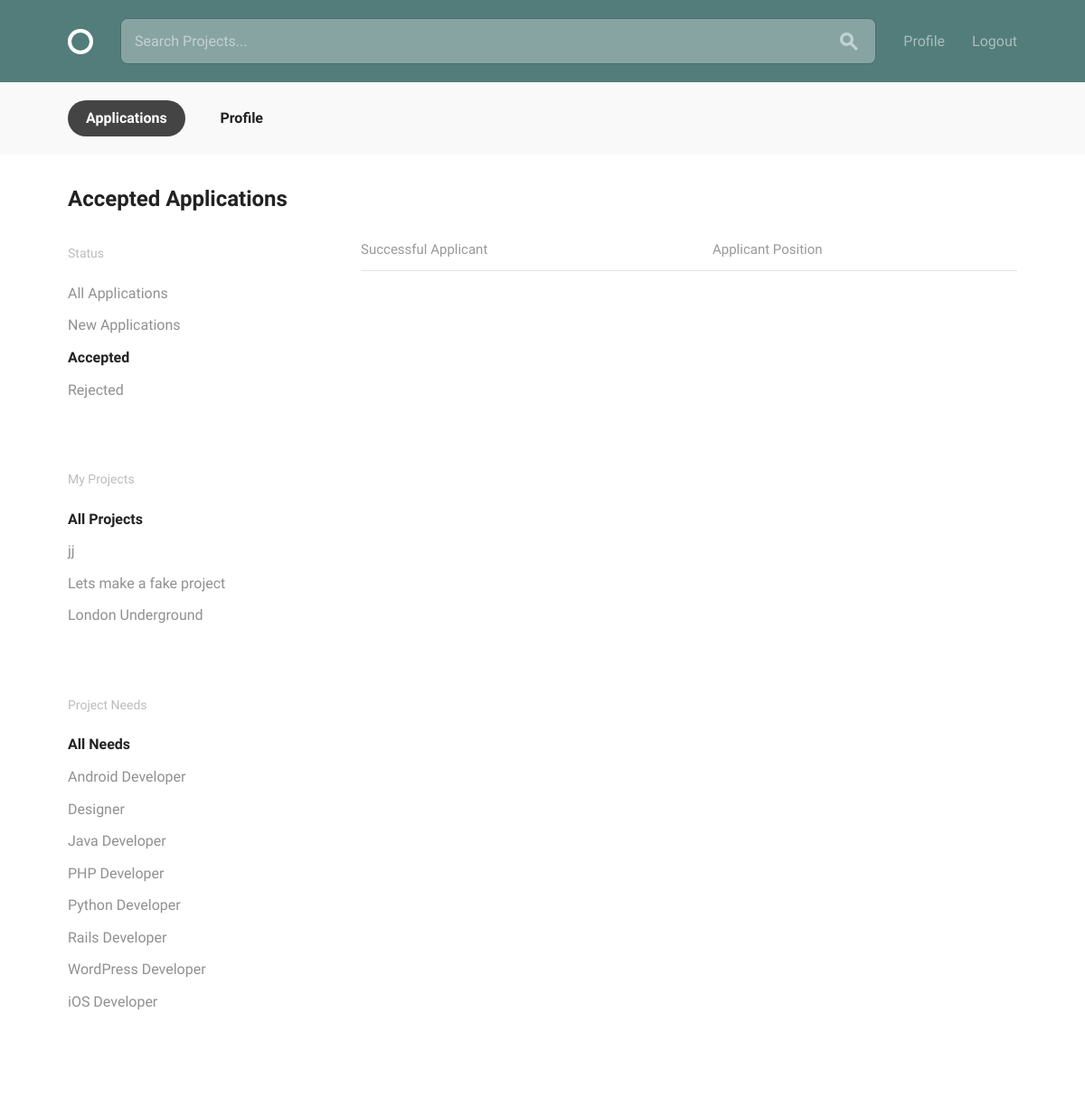
The page /account/accept/ (signed in) on the database as committed earlier.
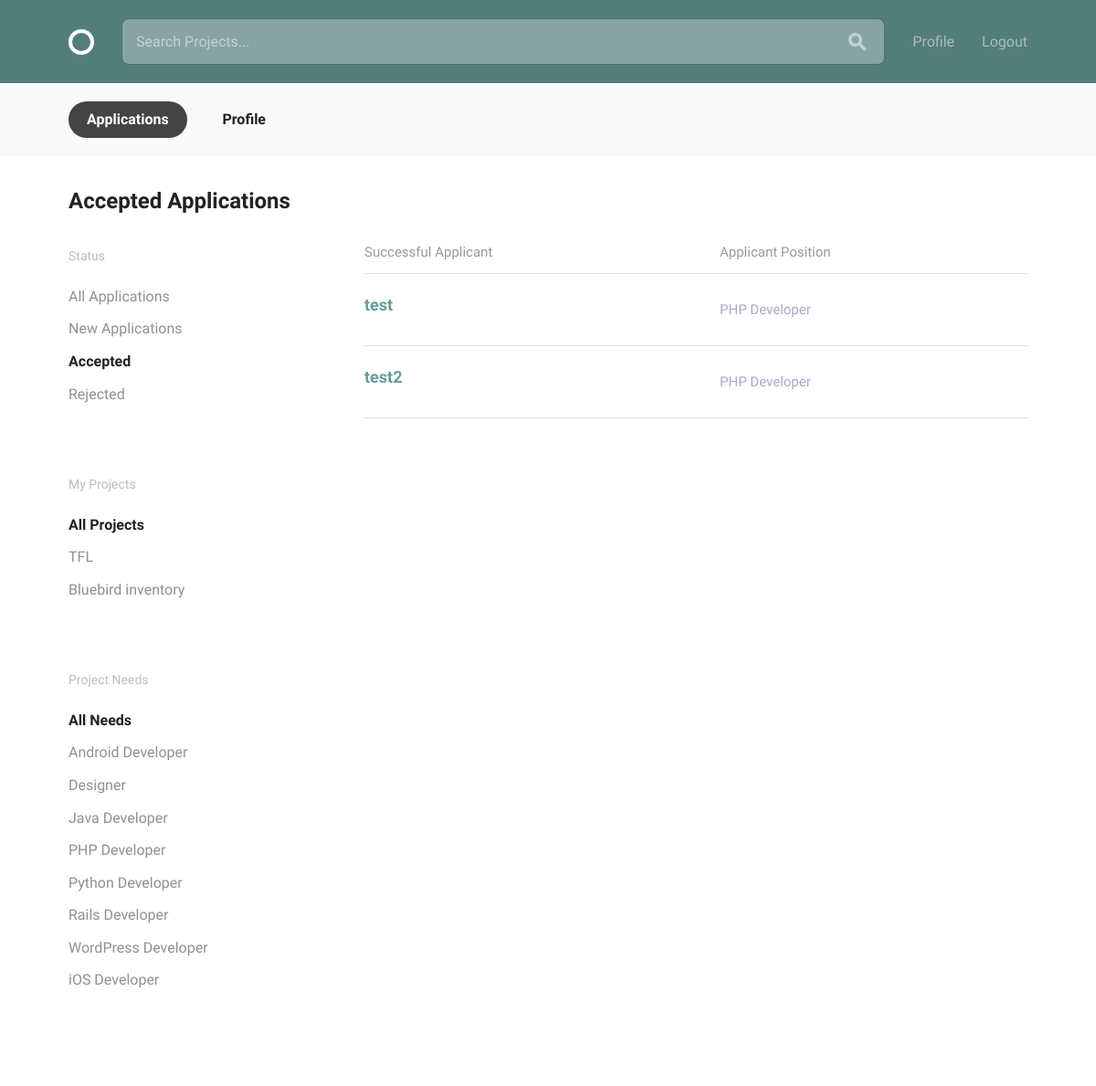
The same page on the database as committed later.
### account/models.py (models this page shows)
class Project(models.Model):
    title = models.CharField(max_length=255)
    description = models.CharField(max_length=255)
    related_skill = models.ManyToManyField(UserSkills, blank=True)
    user = models.ForeignKey(User, on_delete=models.CASCADE, blank=True, default=None)
    position = models.ManyToManyField(PositionModel, blank=True, default=None)
    project_timeline = models.CharField(max_length=100, blank=True)
    def __str__(self):
        return self.title

class Applications(models.Model):
    user = models.ForeignKey(User, on_delete=models.CASCADE, blank=True, default=None)
    project = models.ForeignKey(Project, on_delete=models.CASCADE, blank=True, default=None)
    accept_reject = models.CharField(max_length=10, blank=True)

class PositionModel(models.Model):
    title = models.CharField(max_length=255)
    description = models.CharField(max_length=255)
    def __str__(self):
        return self.title

### account/views.py (the view)
# urls.py: path('accept/', views.accepted_applications, name='accept'),
def accepted_applications(request):
    applications = Applications.objects.all().filter(project__user=request.user, accept_reject="accept")
    projects = Project.objects.all().filter(user=request.user)
    return render(request, 'account/accept.html', {'application':applications, 'projects': projects})

### account/templates/account/accept.html (shortened to what this page needs)
{% extends 'base.html' %}
{% load staticfiles %}
{% block body %}
    <div class="circle--actions--bar">
        <nav class="bounds">
            <ul class="circle--pill--list">
                <li><a class="selected" href="{% url 'account:applications' %}">Applications</a></li>
                <li><a href="{% url 'account:profile' %}">Profile</a></li>
            </ul>
        </nav>
    </div>
    <div class="bounds circle--page">
        <div class="circle--page--header grid-100">
            <h2> Accepted Applications</h2>
        </div>
        <div class="grid-25">
            <div class="circle--filter circle--secondary--module">
                <h4>Status</h4>
                <ul class="circle--filter--list">
                    <li><a href="{% url 'account:applications' %}" >All Applications</a></li>
                    <li><a>New Applications</a></li>
                    <li><a class="selected" href="{% url 'account:accept' %}">Accepted</a></li>
                    <li><a href="{% url 'account:reject' %}">Rejected</a></li>
                </ul>
            </div>
            <div class="circle--filter circle--secondary--module">
                <h4>My Projects</h4>
                <ul class="circle--filter--list">
                    <li><a class="selected">All Projects</a></li>
                    {% for project in projects %}
                    <li><a href="{% url 'account:applications2' pk=project.id%}">{{ project }}</a></li>
                    {% endfor %}
                </ul>
            </div>
            <div class="circle--filter circle--secondary--module">
                <h4>Project Needs</h4>
                <ul class="circle--filter--list">
                    <li><a class="selected">All Needs</a></li>
                    <li><a>Android Developer</a></li>
                    <li><a>Designer</a></li>
                    <li><a>Java Developer</a></li>
                    <li><a>PHP Developer</a></li>
                    <li><a>Python Developer</a></li>
                    <li><a>Rails Developer</a></li>
                    <li><a>WordPress Developer</a></li>
                    <li><a>iOS Developer</a></li>
                </ul>
            </div>
        </div>
        <div class="grid-70 grid-push-5">
            <table class="u-full-width circle--table">
                <thead>
                <tr>
                    <th>Successful Applicant</th>
                    <th class="circle--cell--right">Applicant Position</th>
                </tr>
                </thead>
                {% for app in application %}
                    <tbody>
                    <tr class="clickable-row" data-href="{% url 'account:otherprofile' pk=app.user.id %}">
                        <td>
                            <h3>{{ app.user }}</h3>
                        </td>
                        <td class="circle--cell--right">
                            <span class="secondary-label">{{ app.project.position.all.first }}</span>
                        </td>
                    </tr>
                    </tbody>
                {% endfor %}
            </table>
        </div>
    </div>
{% endblock %}

Rows that differ between the two databases and show on the page:
removed Project: title "jj"
removed Project: title "Lets make a fake project"
removed Project: title "London Underground"
added Project: title "TFL"
added Project: title "Bluebird inventory"
now on this page (row unchanged): Applications: user "test", project.position.all.first "PHP Developer"
now on this page (row unchanged): Applications: user "test2", project.position.all.first "PHP Developer"
